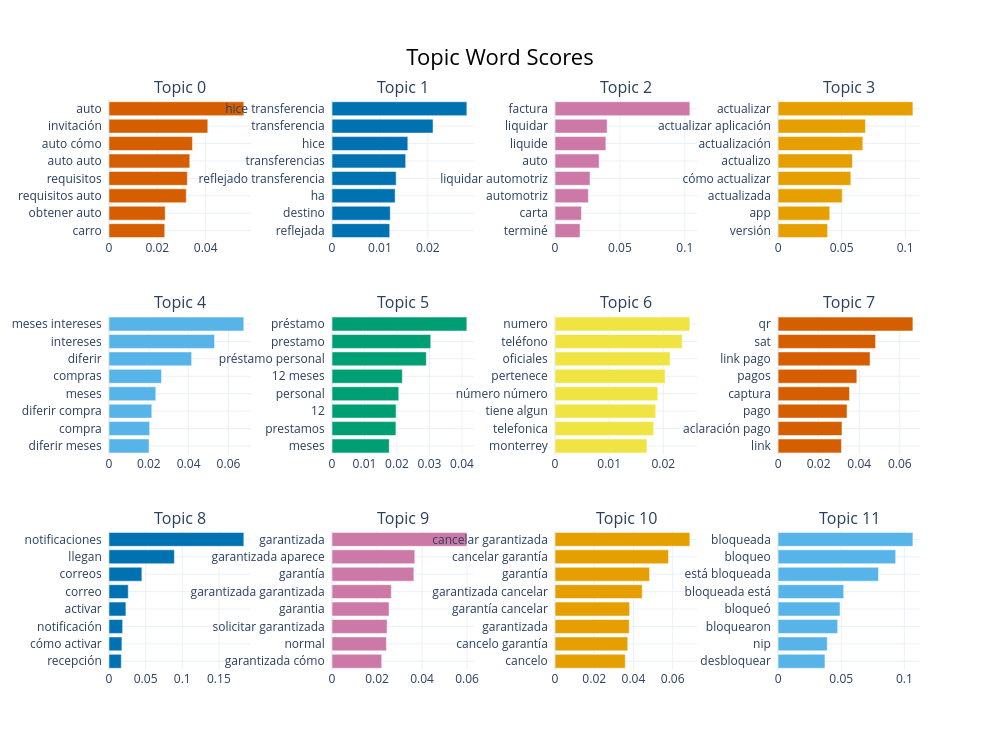

Notebook cell for this chart:
### Code cell
fig = topic_model.visualize_barchart(top_n_topics=12, n_words=8)
fig.show()

### Figure 1 — Plotly figure (JSON) as saved in the notebook; plotly's stock layout.template omitted (floating-point values rounded to 4 significant figures)
{"data": [{"marker": {"color": "#D55E00"}, "orientation": "h", "type": "bar", "x": [0.02306, 0.02325, 0.03197, 0.03241, 0.03342, 0.03453, 0.04088, 0.05578], "xaxis": "x", "y": ["carro  ", "obtener auto  ", "requisitos auto  ", "requisitos  ", "auto auto  ", "auto cómo  ", "invitación  ", "auto  "], "yaxis": "y"}, {"marker": {"color": "#0072B2"}, "orientation": "h", "type": "bar", "x": [0.01205, 0.01215, 0.01317, 0.01338, 0.01537, 0.01582, 0.02109, 0.02814], "xaxis": "x2", "y": ["reflejada  ", "destino  ", "ha  ", "reflejado transferencia  ", "transferencias  ", "hice  ", "transferencia  ", "hice transferencia  "], "yaxis": "y2"}, {"marker": {"color": "#CC79A7"}, "orientation": "h", "type": "bar", "x": [0.01928, 0.02037, 0.02568, 0.02698, 0.03397, 0.03917, 0.04014, 0.1039], "xaxis": "x3", "y": ["terminé  ", "carta  ", "automotriz  ", "liquidar automotriz  ", "auto  ", "liquide  ", "liquidar  ", "factura  "], "yaxis": "y3"}, {"marker": {"color": "#E69F00"}, "orientation": "h", "type": "bar", "x": [0.03898, 0.04066, 0.05047, 0.05724, 0.05851, 0.06667, 0.06875, 0.1061], "xaxis": "x4", "y": ["versión  ", "app  ", "actualizada  ", "cómo actualizar  ", "actualizo  ", "actualización  ", "actualizar aplicación  ", "actualizar  "], "yaxis": "y4"}, {"marker": {"color": "#56B4E9"}, "orientation": "h", "type": "bar", "x": [0.02012, 0.02041, 0.02149, 0.02351, 0.02638, 0.04151, 0.05301, 0.06771], "xaxis": "x5", "y": ["diferir meses  ", "compra  ", "diferir compra  ", "meses  ", "compras  ", "diferir  ", "intereses  ", "meses intereses  "], "yaxis": "y5"}, {"marker": {"color": "#009E73"}, "orientation": "h", "type": "bar", "x": [0.01761, 0.01966, 0.01971, 0.02055, 0.02163, 0.02903, 0.03039, 0.0415], "xaxis": "x6", "y": ["meses  ", "prestamos  ", "12  ", "personal  ", "12 meses  ", "préstamo personal  ", "prestamo  ", "préstamo  "], "yaxis": "y6"}, {"marker": {"color": "#F0E442"}, "orientation": "h", "type": "bar", "x": [0.01698, 0.01822, 0.01861, 0.01899, 0.02034, 0.02126, 0.02349, 0.02492], "xaxis": "x7", "y": ["monterrey  ", "telefonica  ", "tiene algun  ", "número número  ", "pertenece  ", "oficiales  ", "teléfono  ", "numero  "], "yaxis": "y7"}, {"marker": {"color": "#D55E00"}, "orientation": "h", "type": "bar", "x": [0.03125, 0.0315, 0.03399, 0.0352, 0.03881, 0.04534, 0.04806, 0.06646], "xaxis": "x8", "y": ["link  ", "aclaración pago  ", "pago  ", "captura  ", "pagos  ", "link pago  ", "sat  ", "qr  "], "yaxis": "y8"}, {"marker": {"color": "#0072B2"}, "orientation": "h", "type": "bar", "x": [0.01677, 0.0176, 0.01862, 0.02307, 0.02629, 0.04488, 0.08925, 0.184], "xaxis": "x9", "y": ["recepción  ", "cómo activar  ", "notificación  ", "activar  ", "correo  ", "correos  ", "llegan  ", "notificaciones  "], "yaxis": "y9"}, {"marker": {"color": "#CC79A7"}, "orientation": "h", "type": "bar", "x": [0.02208, 0.02416, 0.02446, 0.02534, 0.02635, 0.03635, 0.03677, 0.05989], "xaxis": "x10", "y": ["garantizada cómo  ", "normal  ", "solicitar garantizada  ", "garantia  ", "garantizada garantizada  ", "garantía  ", "garantizada aparece  ", "garantizada  "], "yaxis": "y10"}, {"marker": {"color": "#E69F00"}, "orientation": "h", "type": "bar", "x": [0.03583, 0.03709, 0.03785, 0.03805, 0.04447, 0.04824, 0.05786, 0.06878], "xaxis": "x11", "y": ["cancelo  ", "cancelo garantía  ", "garantizada  ", "garantía cancelar  ", "garantizada cancelar  ", "garantía  ", "cancelar garantía  ", "cancelar garantizada  "], "yaxis": "y11"}, {"marker": {"color": "#56B4E9"}, "orientation": "h", "type": "bar", "x": [0.03713, 0.03893, 0.04721, 0.04904, 0.05198, 0.07951, 0.09313, 0.1068], "xaxis": "x12", "y": ["desbloquear  ", "nip  ", "bloquearon  ", "bloqueó  ", "bloqueada está  ", "está bloqueada  ", "bloqueo  ", "bloqueada  "], "yaxis": "y12"}], "layout": {"annotations": [{"font": {"size": 16}, "showarrow": false, "text": "Topic 0", "x": 0.0875, "xanchor": "center", "xref": "paper", "y": 1, "yanchor": "bottom", "yref": "paper"}, {"font": {"size": 16}, "showarrow": false, "text": "Topic 1", "x": 0.3625, "xanchor": "center", "xref": "paper", "y": 1, "yanchor": "bottom", "yref": "paper"}, {"font": {"size": 16}, "showarrow": false, "text": "Topic 2", "x": 0.6375, "xanchor": "center", "xref": "paper", "y": 1, "yanchor": "bottom", "yref": "paper"}, {"font": {"size": 16}, "showarrow": false, "text": "Topic 3", "x": 0.9125, "xanchor": "center", "xref": "paper", "y": 1, "yanchor": "bottom", "yref": "paper"}, {"font": {"size": 16}, "showarrow": false, "text": "Topic 4", "x": 0.0875, "xanchor": "center", "xref": "paper", "y": 0.6222, "yanchor": "bottom", "yref": "paper"}, {"font": {"size": 16}, "showarrow": false, "text": "Topic 5", "x": 0.3625, "xanchor": "center", "xref": "paper", "y": 0.6222, "yanchor": "bottom", "yref": "paper"}, {"font": {"size": 16}, "showarrow": false, "text": "Topic 6", "x": 0.6375, "xanchor": "center", "xref": "paper", "y": 0.6222, "yanchor": "bottom", "yref": "paper"}, {"font": {"size": 16}, "showarrow": false, "text": "Topic 7", "x": 0.9125, "xanchor": "center", "xref": "paper", "y": 0.6222, "yanchor": "bottom", "yref": "paper"}, {"font": {"size": 16}, "showarrow": false, "text": "Topic 8", "x": 0.0875, "xanchor": "center", "xref": "paper", "y": 0.2444, "yanchor": "bottom", "yref": "paper"}, {"font": {"size": 16}, "showarrow": false, "text": "Topic 9", "x": 0.3625, "xanchor": "center", "xref": "paper", "y": 0.2444, "yanchor": "bottom", "yref": "paper"}, {"font": {"size": 16}, "showarrow": false, "text": "Topic 10", "x": 0.6375, "xanchor": "center", "xref": "paper", "y": 0.2444, "yanchor": "bottom", "yref": "paper"}, {"font": {"size": 16}, "showarrow": false, "text": "Topic 11", "x": 0.9125, "xanchor": "center", "xref": "paper", "y": 0.2444, "yanchor": "bottom", "yref": "paper"}], "height": 750, "hoverlabel": {"bgcolor": "white", "font": {"family": "Rockwell", "size": 16}}, "showlegend": false, "title": {"font": {"color": "Black", "size": 22}, "text": "Topic Word Scores", "x": 0.5, "xanchor": "center", "yanchor": "top"}, "width": 1000, "xaxis": {"anchor": "y", "domain": [0, 0.175], "showgrid": true}, "xaxis10": {"anchor": "y10", "domain": [0.275, 0.45], "showgrid": true}, "xaxis11": {"anchor": "y11", "domain": [0.55, 0.725], "showgrid": true}, "xaxis12": {"anchor": "y12", "domain": [0.825, 1], "showgrid": true}, "xaxis2": {"anchor": "y2", "domain": [0.275, 0.45], "showgrid": true}, "xaxis3": {"anchor": "y3", "domain": [0.55, 0.725], "showgrid": true}, "xaxis4": {"anchor": "y4", "domain": [0.825, 1], "showgrid": true}, "xaxis5": {"anchor": "y5", "domain": [0, 0.175], "showgrid": true}, "xaxis6": {"anchor": "y6", "domain": [0.275, 0.45], "showgrid": true}, "xaxis7": {"anchor": "y7", "domain": [0.55, 0.725], "showgrid": true}, "xaxis8": {"anchor": "y8", "domain": [0.825, 1], "showgrid": true}, "xaxis9": {"anchor": "y9", "domain": [0, 0.175], "showgrid": true}, "yaxis": {"anchor": "x", "domain": [0.7556, 1], "showgrid": true}, "yaxis10": {"anchor": "x10", "domain": [0, 0.2444], "showgrid": true}, "yaxis11": {"anchor": "x11", "domain": [0, 0.2444], "showgrid": true}, "yaxis12": {"anchor": "x12", "domain": [0, 0.2444], "showgrid": true}, "yaxis2": {"anchor": "x2", "domain": [0.7556, 1], "showgrid": true}, "yaxis3": {"anchor": "x3", "domain": [0.7556, 1], "showgrid": true}, "yaxis4": {"anchor": "x4", "domain": [0.7556, 1], "showgrid": true}, "yaxis5": {"anchor": "x5", "domain": [0.3778, 0.6222], "showgrid": true}, "yaxis6": {"anchor": "x6", "domain": [0.3778, 0.6222], "showgrid": true}, "yaxis7": {"anchor": "x7", "domain": [0.3778, 0.6222], "showgrid": true}, "yaxis8": {"anchor": "x8", "domain": [0.3778, 0.6222], "showgrid": true}, "yaxis9": {"anchor": "x9", "domain": [0, 0.2444], "showgrid": true}}}
